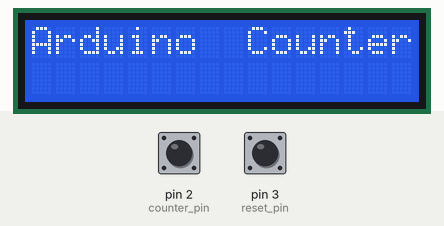
Simulated run of this sketch. Board: Arduino Uno, built with avr-gcc and run on an emulated ATmega328P. Shown: 16×2 character LCD. The inputs (shaded band) are chosen by the test bench; at power-on: pin 2 (counter_pin) HIGH, pin 3 (reset_pin) HIGH. What the sketch prints to the serial monitor is not drawn.

Above: at 2.5 s.
2.6 s: pin 2 (counter_pin) pulled LOW for 0.15 s
At 3.5 s:
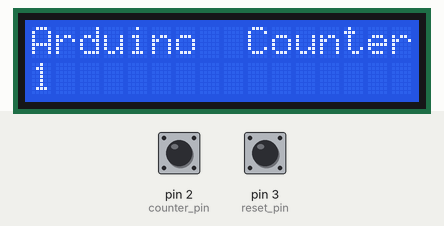
4.2 s: pin 3 (reset_pin) pulled LOW for 0.15 s
At 4.8 s:
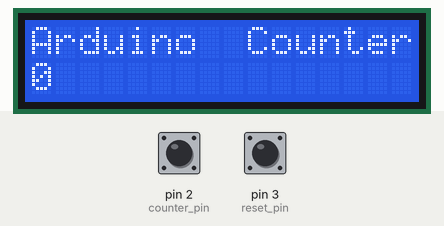
Timing chart, 0 to 7.2 s (numbered marks = the images above; inputs shaded):
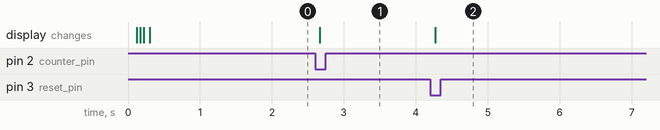

The sketch:

counter.ino
```cpp
/* Counter
 *
 *  on arduino uno
 *  I use this for a pickup winder
 *
 * Connect a I2C display to the arduino to read the counter
 *
 * Use one pin to count - can be a reed switch or whatever pulls to ground
 * Use another pin connected to a momentary switch (to ground) to reset counter
 *
 *
 */

#include <LiquidCrystal_I2C.h>

int counter_pin = 2;
int reset_pin = 3;

int counter_pin_State;                 // variable to store counter_pin state
int last_counter_pin_State;            // variable to store last counter_pin state
int reset_pin_State;                   // variable to store reset_pin state
int last_reset_pin_State;              // variable to store last reset_pin state

long counter;

bool bPress = false;
bool reset_state = false;


LiquidCrystal_I2C lcd(0x27, 2, 1, 0, 4, 5, 6, 7, 3, POSITIVE);  // Set the LCD I2C address


void setup() {
  // Serial port setup, some info-output
  Serial.begin(9600);
  Serial.println("Arduino_LCD_out on A4 sda, A5 scl, "); //
  Serial.println("counter in to 2, reset_pin to 3"); //


  lcd.begin(16, 2);  // initialize the lcd for 16 chars 2 lines, turn on backlight

  for (int i = 0; i < 2; i++)  //two blinks
  {
    lcd.backlight();
    delay(50);
    lcd.noBacklight();
    delay(50);
  }

  lcd.backlight(); // finish with backlight on


  //-------- Write characters on the display ------------------
  // NOTE: Cursor Position: (CHAR, LINE) start at 0
  lcd.setCursor(0, 0); //Start at character 0 on line 0
  lcd.print("Arduino  Counter");
  lcd.setCursor(0, 1);
  lcd.print("                ");


  delay(1000);


  pinMode (counter_pin, INPUT);
  pinMode (reset_pin, INPUT);
  digitalWrite(counter_pin, HIGH);
  digitalWrite(reset_pin, HIGH);

}

void loop() {

     checkUp();
     checkReset();


     if( bPress){
      bPress = false;
      lcd.setCursor(0, 0); //Start at character 0 on line 0
      lcd.print("Arduino  Counter");
      lcd.setCursor(0, 1);
      lcd.print(counter);
     }

     if( reset_state){
      reset_state = false;
      lcd.clear();
      lcd.setCursor(0, 0); //Start at character 0 on line 0
      lcd.print("Arduino  Counter");
      lcd.setCursor(0, 1);
      lcd.print(counter);
     }
}


void checkUp()
{
  counter_pin_State = digitalRead(counter_pin);

  if (counter_pin_State != last_counter_pin_State) {
    // if the state has changed, increment the counter
    if (counter_pin_State == LOW) {
        bPress = true;
      // if the current state is HIGH then the button went from off to on:
      counter++;
      Serial.println("on");
      Serial.print("number of button pushes: ");
      Serial.println(counter);
    } else {
      // if the current state is LOW then the button went from on to off:
      Serial.println("off");
    }
    // Delay to avoid bouncing
    delay(50);
  }
  // save current state as the last state
  last_counter_pin_State = counter_pin_State;
}


void checkReset()
{
  reset_pin_State = digitalRead(reset_pin);

  // compare the buttonState to its previous state
  if (reset_pin_State != last_reset_pin_State) {
    // if the state has changed, increment the counter
    if (reset_pin_State == LOW) {
        reset_state = true;
      // if the current state is HIGH then the button went from off to on:
      counter = 0;
      Serial.println("reset was pressed");
      Serial.print("number of button pushes: ");
      Serial.println(counter);
    } else {
      // if the current state is LOW then the button went from on to off:
      Serial.println("reset not pressed");
    }
    // Delay to avoid bouncing
    delay(50);
  }
  // save current state as the last state
  last_reset_pin_State = reset_pin_State;
}
```

Measured:
- after the input at 2.6 s, the display: changes after 0.07 s (image 1)
- after the input at 4.2 s, the display: changes after 0.07 s (image 2)
